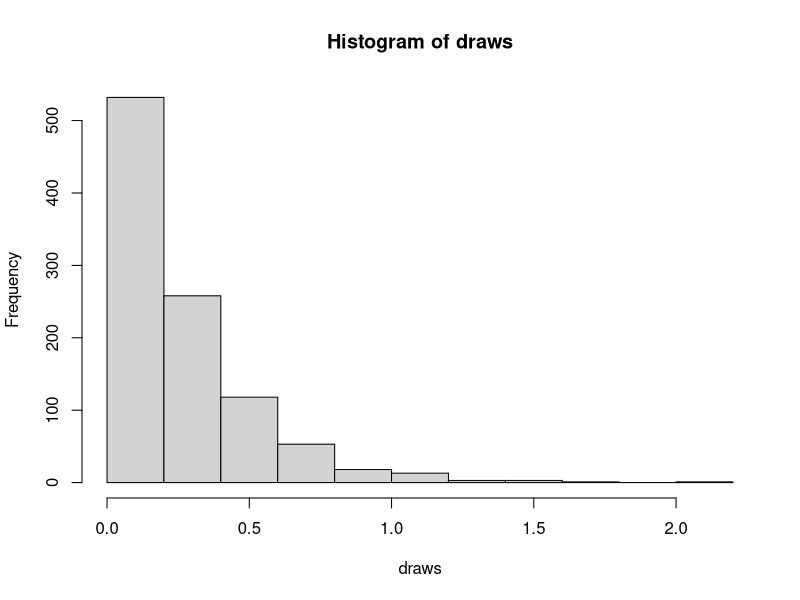

Here is the R script that generated this plot:
## ---- chunk 1
library(ggplot2)

draws <- rexp(1000, 3.891)
hist(draws)
